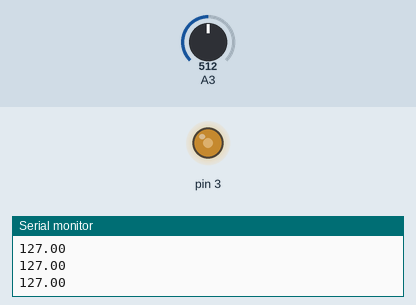
Simulated run of this sketch. Board: Arduino Uno, built with avr-gcc and run on an emulated ATmega328P. On the bench: output pins drawn as LEDs (lit = HIGH), the last lines printed to the serial monitor. The test bench sets the inputs (shaded band); at power-on: A3 = 512.

Above: at 1.3 s.
1.4 s: A3 set to 716
At 2.4 s:
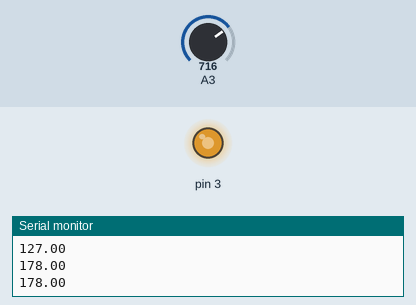
3.0 s: A3 set to 900
At 3.6 s:
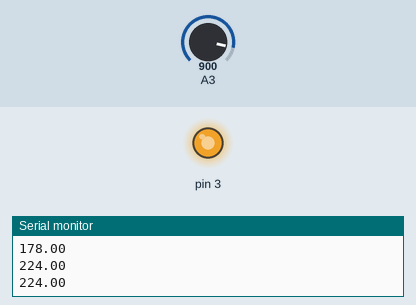
4.5 s: A3 set to 122
At 4.8 s:
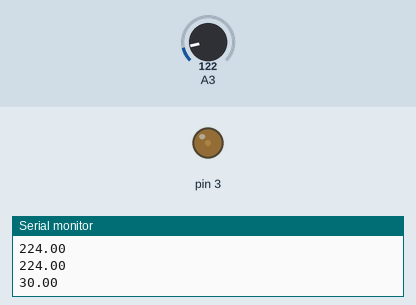
6.0 s: A3 set to 0
At 7.2 s:
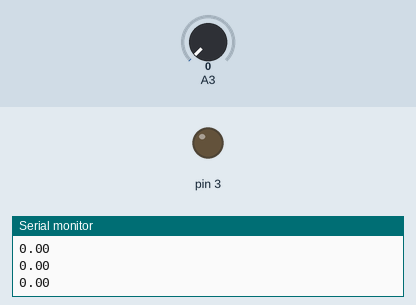
7.5 s: A3 set to 511
At 8.4 s:
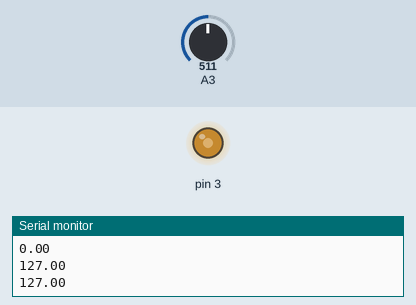
Timing chart, 0 to 10.0 s (numbered marks = the images above; inputs shaded):
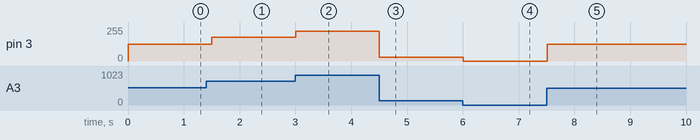

The sketch:

analogread.ino
```cpp
int val;
float voltage,vout;
void setup() {
  // put your setup code here, to run once:
pinMode(A3,INPUT);
pinMode(3,OUTPUT);
Serial.begin(9600);


}

void loop() {
  // put your main code here, to run repeatedly:
val=analogRead(A3);
voltage=map(val,0,1023,0,5);
vout=map(val,0,1023,0,255);

Serial.println(vout);
analogWrite(3,vout);
delay(500);


}
```

Measured:
- after the input at 1.4 s, pin 3: 127/255 → 178/255 after 0.10 s
- after the input at 3.0 s, pin 3: 178/255 → 224/255 at once
- after the input at 4.5 s, pin 3: 224/255 → 30/255 at once
- after the input at 6.0 s, pin 3: 30/255 → 0/255 at once
- after the input at 7.5 s, pin 3: 0/255 → 127/255 at once
